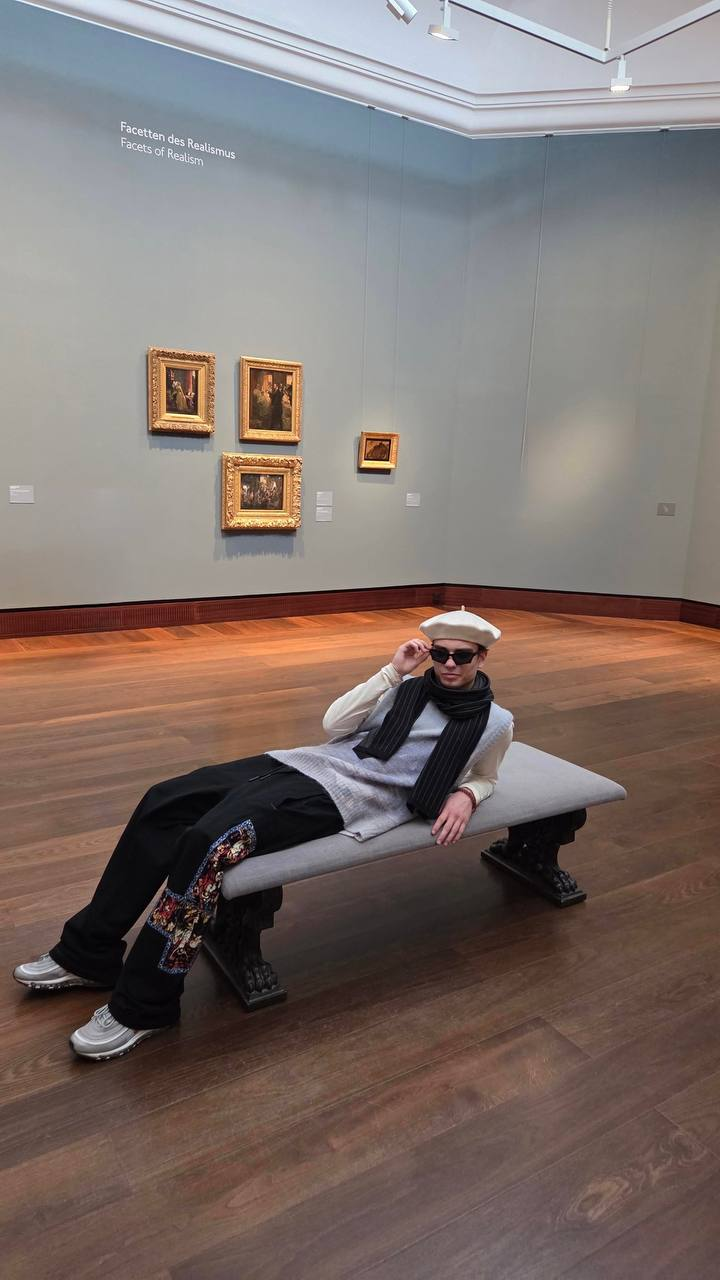
#> input picture test.jpeg, 720 x 1280 px, found by its file name; its folder holds only this picture in this run
$ python confound_baseline.py
#> lines starting #> are read from the running program, lines starting #| are printed output that depends on the picture; pictures that were not available may be replaced by others from this repository, and a replacement may not be noted
"""
Confound-only baseline for fashion "taste"
==========================================

Council verdict, first experiment.

Question this script answers
----------------------------
Before we claim any model has *taste*, we must know how far you get on the
Surrey pairwise "which look is better" data using ONLY low-level image
confounds -- brightness, contrast, colourfulness, sharpness, resolution,
edge density, entropy. No semantics. No embeddings. No knowledge graph.

If a logistic Bradley-Terry model on these dumb features already reaches the
human-agreement ceiling, then any richer "taste" scorer is unfalsifiable until
it beats this floor: it could just be a photo-quality detector. If the floor is
low, there is real headroom above production value for a genuine taste signal.

Either outcome is publishable. This script produces the number that decides
which paper we are writing.

Design notes
------------
* Utility model  u(img) = w . z(features(img))   (linear -> Bradley-Terry).
  P(A beats B) = sigmoid(u(A) - u(B)). Fit by logistic loss on feature
  DIFFERENCES, no intercept, so the model is exactly antisymmetric: swapping
  A and B flips the prediction. That is the honest form of a per-image scorer.
* Generalisation split is IMAGE-DISJOINT: images in the test comparisons are
  never seen at train time. We also report a stricter CONFIG-DISJOINT split
  (hold out whole body-shape x top x bottom configs).
* The CEILING is the best accuracy ANY per-image scorer can reach: for each
  unordered pair, always predict its majority winner. Averaged over comparisons
  this upper-bounds every deterministic model, us included. We also report raw
  inter-annotator agreement on pairs judged in more than one set.

Dependencies: numpy, Pillow.  (Deliberately no sklearn/scipy so it runs
anywhere the repo runs.)

Usage
-----
    python experiments/confound_baseline.py \
        --surrey data/raw/surrey-aesthetics \
        --out    experiments/out/confound_baseline

Writes results.json + a cached features.npz next to --out.
"""
from __future__ import annotations

import argparse
import json
import os
import time
from collections import defaultdict

import numpy as np
from PIL import Image

# --------------------------------------------------------------------------- #
#  Feature extraction  (low-level confounds ONLY)                             #
# --------------------------------------------------------------------------- #
FEATURE_NAMES = [
    "brightness",     # mean luminance
    "contrast",       # std luminance
    "colorfulness",   # Hasler-Susstrunk
    "saturation",     # mean HSV S
    "sharpness",      # variance of Laplacian (focus / production quality)
    "edge_density",   # fraction of strong gradients
    "entropy",        # luminance histogram entropy
    "log_area",       # log(w*h)  -> resolution
    "aspect",         # h / w
    "warmth",         # mean(R-B)  colour temperature
]

_LAP = np.array([[0, 1, 0], [1, -4, 1], [0, 1, 0]], dtype=np.float64)


def _lum(rgb: np.ndarray) -> np.ndarray:
    return 0.299 * rgb[..., 0] + 0.587 * rgb[..., 1] + 0.114 * rgb[..., 2]


def _conv2d_valid(img: np.ndarray, k: np.ndarray) -> np.ndarray:
    """Tiny valid-mode 2-D convolution with a 3x3 kernel (numpy only)."""
    kh, kw = k.shape
    out = np.zeros((img.shape[0] - kh + 1, img.shape[1] - kw + 1))
    for i in range(kh):
        for j in range(kw):
            out += k[i, j] * img[i:i + out.shape[0], j:j + out.shape[1]]
    return out


def image_features(path: str, work: int = 256) -> np.ndarray:
    """Return the FEATURE_NAMES vector for one image. Pure confounds."""
    im = Image.open(path).convert("RGB")
    w0, h0 = im.size                                   # true resolution
    # downscale for texture stats (keeps it fast + scale-robust)
    scale = work / max(w0, h0)
    if scale < 1.0:
        im_s = im.resize((max(1, int(w0 * scale)), max(1, int(h0 * scale))))
    else:
        im_s = im
    rgb = np.asarray(im_s, dtype=np.float64) / 255.0
    lum = _lum(rgb)

    # colourfulness (Hasler & Susstrunk 2003)
    R, G, B = rgb[..., 0], rgb[..., 1], rgb[..., 2]
    rg = R - G
    yb = 0.5 * (R + G) - B
    colorful = float(np.sqrt(rg.std() ** 2 + yb.std() ** 2)
                     + 0.3 * np.sqrt(rg.mean() ** 2 + yb.mean() ** 2))

    # saturation via HSV
    sat = float(np.asarray(im_s.convert("HSV"), dtype=np.float64)[..., 1].mean() / 255.0)

    # sharpness: variance of Laplacian
    lap = _conv2d_valid(lum, _LAP)
    sharp = float(lap.var())

    # edge density
    gy, gx = np.gradient(lum)
    grad = np.sqrt(gx ** 2 + gy ** 2)
    edge_density = float((grad > 0.08).mean())

    # entropy of luminance histogram
    hist, _ = np.histogram(lum, bins=64, range=(0.0, 1.0), density=True)
    p = hist / (hist.sum() + 1e-12)
    entropy = float(-(p[p > 0] * np.log2(p[p > 0])).sum())

    return np.array([
        float(lum.mean()),
        float(lum.std()),
        colorful,
        sat,
        sharp,
        edge_density,
        entropy,
        float(np.log(w0 * h0)),
        float(h0 / max(1, w0)),
        float((R - B).mean()),
    ], dtype=np.float64)


# --------------------------------------------------------------------------- #
#  Data loading                                                               #
# --------------------------------------------------------------------------- #
def load_comparisons(surrey_dir: str):
    """Return list of (imgA, imgB, winner) with winner in {A, B} as strings."""
    comp_dir = os.path.join(surrey_dir, "aesthetic_comparisons")
    rows = []
    files = sorted(
        f for f in os.listdir(comp_dir)
        if f.startswith("aesthetic_") and f[10:12].isdigit()
    )
    per_set = {}
    for f in files:
        s = []
        with open(os.path.join(comp_dir, f)) as fh:
            for line in fh:
                parts = line.split()
                if len(parts) < 3:
                    continue
                a, b, w = parts[0], parts[1], parts[2]
                win = a if w == "1" else b
                rows.append((a, b, win))
                s.append((a, b, win))
        per_set[f] = s
    return rows, per_set


def config_of(img: str) -> str:
    """'27_6.jpg' -> config '27' (body-shape x top x bottom cell)."""
    return img.split("_")[0]


# --------------------------------------------------------------------------- #
#  Numpy logistic regression on feature differences (no intercept)            #
# --------------------------------------------------------------------------- #
def fit_logistic(X, y, l2=1e-3, lr=0.5, epochs=400, seed=0):
    rng = np.random.default_rng(seed)
    w = np.zeros(X.shape[1])
    n = len(y)
    for _ in range(epochs):
        z = X @ w
        p = 1.0 / (1.0 + np.exp(-z))
        grad = X.T @ (p - y) / n + l2 * w
        w -= lr * grad
    return w


def accuracy(X, y, w):
    p = 1.0 / (1.0 + np.exp(-(X @ w)))
    return float(((p > 0.5).astype(int) == y).mean())


# --------------------------------------------------------------------------- #
#  Human-agreement ceiling                                                    #
# --------------------------------------------------------------------------- #
def ceiling(rows):
    """
    Best accuracy any per-image (deterministic per-pair) scorer can reach:
    for each unordered pair predict its majority winner, average over
    comparisons. Also return raw inter-judgment agreement on multiply-judged
    pairs.
    """
    votes = defaultdict(lambda: defaultdict(int))   # pair -> winner -> count
    for a, b, win in rows:
        key = tuple(sorted((a, b)))
        votes[key][win] += 1

    correct = total = 0
    multi_agree = []
    for key, vc in votes.items():
        n = sum(vc.values())
        top = max(vc.values())
        correct += top
        total += n
        if n >= 2:
            multi_agree.append(top / n)
    return {
        "ceiling_accuracy": correct / total,          # cap for any per-image model
        "n_comparisons": total,
        "n_unique_pairs": len(votes),
        "mean_pair_agreement_multi": float(np.mean(multi_agree)) if multi_agree else None,
        "n_pairs_multi_judged": len(multi_agree),
    }


# --------------------------------------------------------------------------- #
#  Build design matrix for a comparison list given per-image features         #
# --------------------------------------------------------------------------- #
def design(rows, feat, mu, sd):
    X, y = [], []
    for a, b, win in rows:
        if a not in feat or b not in feat:
            continue
        za = (feat[a] - mu) / sd
        zb = (feat[b] - mu) / sd
        X.append(za - zb)
        y.append(1 if win == a else 0)
    return np.asarray(X), np.asarray(y, dtype=np.float64)


# --------------------------------------------------------------------------- #
#  Main                                                                       #
# --------------------------------------------------------------------------- #
def main():
    ap = argparse.ArgumentParser()
    ap.add_argument("--surrey", default="data/raw/surrey-aesthetics")
    ap.add_argument("--out", default="experiments/out/confound_baseline")
    ap.add_argument("--test-frac", type=float, default=0.2)
    ap.add_argument("--seed", type=int, default=0)
    args = ap.parse_args()

    os.makedirs(os.path.dirname(args.out) or ".", exist_ok=True)
    img_dir = os.path.join(args.surrey, "images")

    rows, per_set = load_comparisons(args.surrey)
    print(f"loaded {len(rows)} comparisons")

    # ---- features (cached) ------------------------------------------------ #
    cache = args.out + "_features.npz"
    imgs = sorted(os.listdir(img_dir))
    imgs = [f for f in imgs if f.lower().endswith((".jpg", ".png", ".jpeg"))]
    if os.path.exists(cache):
        d = np.load(cache, allow_pickle=True)
        names = list(d["names"])
        F = d["F"]
        feat = {n: F[i] for i, n in enumerate(names)}
        print(f"loaded cached features for {len(feat)} images")
    else:
        feat = {}
        t0 = time.time()
        for i, f in enumerate(imgs):
            feat[f] = image_features(os.path.join(img_dir, f))
#> in image_features, im is the input picture: PIL image 720x1280 RGB; mean R, G, B 126, 112.8, 108.1
#> in _lum, `return 0.299 * rgb[..., 0] + 0.587 * rgb[..., 1] + 0.114 * rgb[..., 2]`:
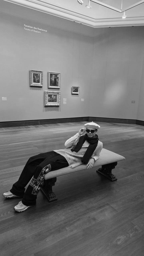
#> returned value: shape (256, 144) float64; min 0.0108, max 0.968, mean 0.456
#> in image_features, `R, G, B = rgb[..., 0], rgb[..., 1], rgb[..., 2]`:
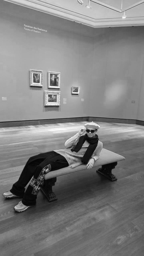
#> R: shape (256, 144) float64; min 0.00784, max 0.988, mean 0.494
#> in image_features, `R, G, B = rgb[..., 0], rgb[..., 1], rgb[..., 2]`:
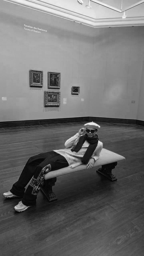
#> B: shape (256, 144) float64; min 0.0118, max 0.961, mean 0.424
#> in image_features, `rg = R - G`:
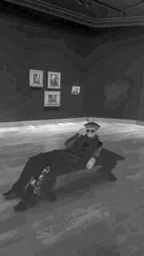
#> rg: shape (256, 144) float64; min -0.11, max 0.431, mean 0.0517; drawn with min black and max white
#> in image_features, `yb = 0.5 * (R + G) - B`:
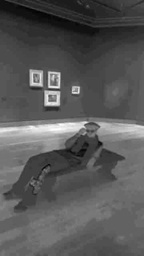
#> yb: shape (256, 144) float64; min -0.159, max 0.427, mean 0.0444; drawn with min black and max white
#> in image_features, `colorful = float(np.sqrt(rg.std() ** 2 + yb.std() ** 2) + 0.3 * np.sqr..`: colorful = 0.14
#> in image_features, `sat = float(np.asarray(im_s.convert("HSV"), dtype=np.float64)[..., 1]...`: sat = 0.222
#> after the loop in _conv2d_valid, `for i in range(kh):`:
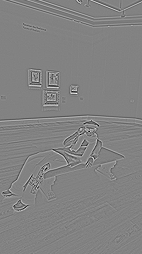
#> out: shape (254, 142) float64; min -1.16, max 1.1, mean 3.25e-06; drawn with min black and max white
#> in image_features, `sharp = float(lap.var())`: sharp = 0.011
#> in image_features, `grad = np.sqrt(gx ** 2 + gy ** 2)`:
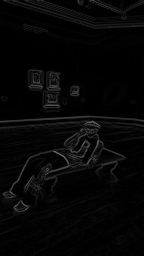
#> grad: shape (256, 144) float64; min 0, max 0.433, mean 0.0268
#> in image_features, `edge_density = float((grad > 0.08).mean())`: edge_density = 0.0944
#> in image_features, `hist, _ = np.histogram(lum, bins=64, range=(0.0, 1.0), density=True)`: hist = 64 values, max 2.85 at index 34, min 0 at index 60, mean 1
#> in image_features, `p = hist / (hist.sum() + 1e-12)`: p = 64 values, max 0.0445 at index 34, min 0 at index 60, mean 0.0156
#> in image_features, `entropy = float(-(p[p > 0] * np.log2(p[p > 0])).sum())`: entropy = 5.44
            if (i + 1) % 200 == 0:
                print(f"  {i+1}/{len(imgs)} images  ({time.time()-t0:.0f}s)")
        names = list(feat)
#> names = ['test.jpeg']
        np.savez_compressed(cache, names=np.array(names),
                            F=np.stack([feat[n] for n in names]))
        print(f"extracted + cached features for {len(feat)} images "
              f"({time.time()-t0:.0f}s)")

    # ---- ceiling ---------------------------------------------------------- #
    ceil = ceiling(rows)
    # The "predict majority winner per pair" number is INFLATED: most pairs are
    # judged once, so it scores them 100% by construction. The honest ceiling
    # for predicting a *reliable* preference is inter-annotator agreement on
    # pairs judged more than once -- that is how often two humans even agree.
    honest_ceiling = ceil["mean_pair_agreement_multi"]
    print(f"\nCeiling, naive (predict per-pair majority): "
          f"{ceil['ceiling_accuracy']:.3f}  [inflated by single-judged pairs]")
    print(f"Ceiling, HONEST (inter-annotator agreement on "
          f"{ceil['n_pairs_multi_judged']} re-judged pairs): {honest_ceiling:.3f}")

    # ---- IMAGE-DISJOINT split -------------------------------------------- #
    rng = np.random.default_rng(args.seed)
    all_imgs = np.array(sorted({i for r in rows for i in r[:2]}))
    rng.shuffle(all_imgs)
    n_test = int(len(all_imgs) * args.test_frac)
    test_imgs = set(all_imgs[:n_test].tolist())
    train_imgs = set(all_imgs[n_test:].tolist())

    train_rows = [r for r in rows if r[0] in train_imgs and r[1] in train_imgs]
    test_rows = [r for r in rows if r[0] in test_imgs and r[1] in test_imgs]

    # standardise on TRAIN images only
    Ftr = np.stack([feat[i] for i in train_imgs if i in feat])
    mu, sd = Ftr.mean(0), Ftr.std(0) + 1e-8

    Xtr, ytr = design(train_rows, feat, mu, sd)
    Xte, yte = design(test_rows, feat, mu, sd)
    w = fit_logistic(Xtr, ytr, seed=args.seed)
    acc_img = accuracy(Xte, yte, w)
    print(f"\n[image-disjoint]  train {len(ytr)} / test {len(yte)} comparisons")
    print(f"  confound model test accuracy : {acc_img:.3f}")
    print(f"  majority-class baseline      : {max(yte.mean(), 1-yte.mean()):.3f}")

    # ---- CONFIG-DISJOINT split (stricter) -------------------------------- #
    configs = np.array(sorted({config_of(i) for i in all_imgs}))
    rng.shuffle(configs)
    n_ctest = int(len(configs) * args.test_frac)
    ctest = set(configs[:n_ctest].tolist())
    ctrain_rows = [r for r in rows
                   if config_of(r[0]) not in ctest and config_of(r[1]) not in ctest]
    ctest_rows = [r for r in rows
                  if config_of(r[0]) in ctest and config_of(r[1]) in ctest]
    Fc = np.stack([feat[i] for i in feat if config_of(i) not in ctest])
    muc, sdc = Fc.mean(0), Fc.std(0) + 1e-8
    Xc, yc = design(ctrain_rows, feat, muc, sdc)
    Xct, yct = design(ctest_rows, feat, muc, sdc)
    wc = fit_logistic(Xc, yc, seed=args.seed)
    acc_cfg = accuracy(Xct, yct, wc) if len(yct) else None
    if acc_cfg is not None:
        print(f"\n[config-disjoint] train {len(yc)} / test {len(yct)} comparisons")
        print(f"  confound model test accuracy : {acc_cfg:.3f}")

    # ---- per-feature univariate accuracy + weights ----------------------- #
    uni = {}
    for j, name in enumerate(FEATURE_NAMES):
        wj = np.zeros(Xtr.shape[1]); wj[j] = 1.0
        # orient the single feature to whichever sign predicts better
        a = accuracy(Xte, yte, wj)
        uni[name] = max(a, 1 - a)
    weights = {n: float(v) for n, v in zip(FEATURE_NAMES, w)}
    ranked_uni = dict(sorted(uni.items(), key=lambda kv: -kv[1]))
    print("\nMost predictive single confound (univariate test acc):")
    for n, v in list(ranked_uni.items())[:5]:
        print(f"  {n:14s} {v:.3f}")

    results = {
        "n_comparisons": len(rows),
        "n_images": len(feat),
        "ceiling": ceil,
        "honest_ceiling_interannotator": honest_ceiling,
        "image_disjoint": {
            "train_comparisons": len(ytr),
            "test_comparisons": len(yte),
            "confound_accuracy": acc_img,
            "majority_baseline": float(max(yte.mean(), 1 - yte.mean())),
            "headroom_confound_to_human": honest_ceiling - acc_img,
        },
        "config_disjoint": {
            "train_comparisons": len(yc),
            "test_comparisons": len(yct),
            "confound_accuracy": acc_cfg,
        },
        "feature_weights": weights,
        "univariate_test_accuracy": ranked_uni,
        "features": FEATURE_NAMES,
    }
    with open(args.out + "_results.json", "w") as fh:
        json.dump(results, fh, indent=2)
    print(f"\nwrote {args.out}_results.json")

    # ---- verdict ---------------------------------------------------------- #
    c = honest_ceiling                       # read against HUMAN agreement
    mc = float(max(yte.mean(), 1 - yte.mean()))
    gap = c - acc_img
    lift = acc_img - mc                       # what confounds add over guessing
    print("\n" + "=" * 64)
    print("READING (confound floor vs human ceiling):")
    print(f"  chance / majority : {mc:.3f}")
    print(f"  confound model    : {acc_img:.3f}   (+{lift:.3f} over chance)")
    print(f"  human agreement   : {c:.3f}")
    if acc_img >= c - 0.03:
        print("  -> Confounds REACH human agreement. On this data 'taste' is")
        print("     mostly low-level photo quality. Any taste model must beat")
        print("     this floor to make a falsifiable claim.")
    elif lift <= 0.05:
        print("  -> Confounds barely beat chance and sit far below human")
        print("     agreement. Low-level photo quality does NOT explain Surrey")
        print("     preference: most of the human-agreed signal is semantic.")
        print("     Real headroom for a genuine taste model: "
              f"{gap:.3f} accuracy points.")
    else:
        print("  -> Confounds add real signal but leave headroom "
              f"({gap:.3f}) to human agreement.")
    print("  CAVEAT: Surrey is a CONTROLLED body-shape set -- it deliberately")
    print("  lacks brand/luxury/runway-photography confounds. A low confound")
    print("  floor here does NOT clear the runway set; that needs its own")
    print("  confound-controlled (minimal-pair) eval. See README.")
    print("=" * 64)


if __name__ == "__main__":
#> (the run stopped early here; a loop or call above may not have finished)
